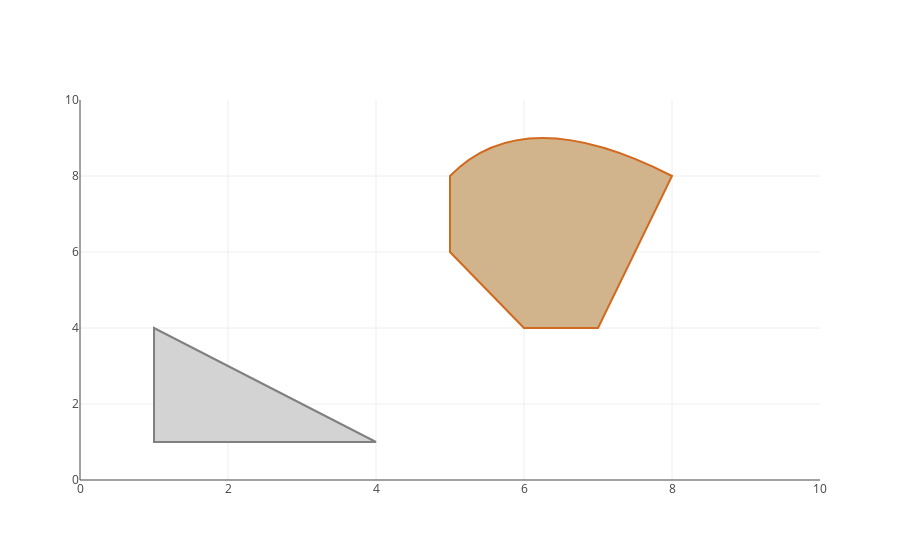

Notebook code cell kept with this figure:
### Markdown cell above
#### Plot the figure
Here, we leave the data empty

### Code cell
fig = {
    'data': [{}],
    'layout': layout,
}

offline.iplot(fig)

### Figure 1 — Plotly figure (JSON) as saved in the notebook; plotly's stock layout.template omitted (floating-point values rounded to 4 significant figures)
{"data": [{"type": "scatter", "uid": "bcbd92ce-5bfa-42e7-bf87-98a5943693c6"}], "layout": {"shapes": [{"fillcolor": "lightgrey", "line": {"color": "grey"}, "path": " M 1,1 L 1,4 L 4,1 Z", "type": "path"}, {"fillcolor": "tan", "line": {"color": "chocolate"}, "path": " M 6,4 L 5,6 L 5,8 Q 6,10, 8,8 L 7,4 Z", "type": "path"}], "xaxis": {"range": [0, 10]}, "yaxis": {"range": [0, 10]}}}
